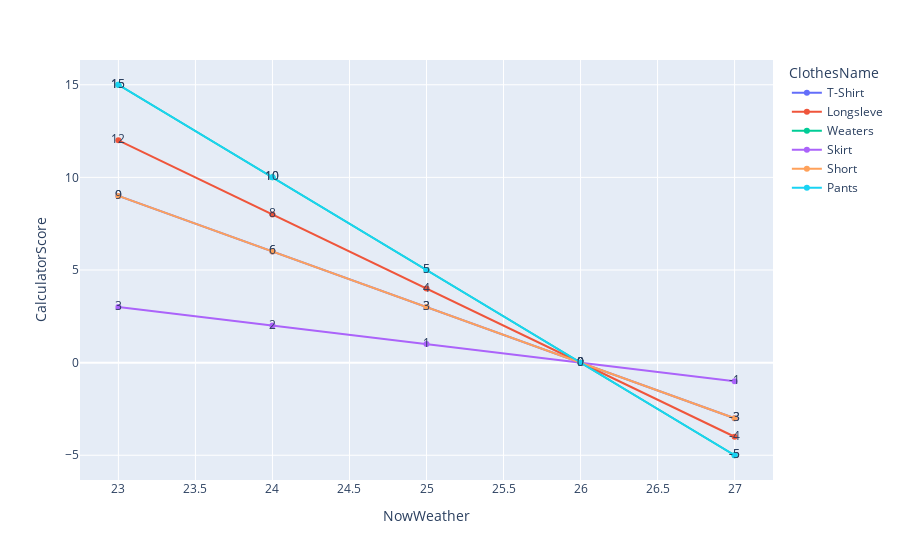

The code cell stored with this chart in its notebook:
### Code cell
fig = px.line(df_sigle_show, 
    x = 'NowWeather',
    y = 'CalculatorScore',
    color = 'ClothesName',
    text="CalculatorScore")
fig.show()

# fig = px

### Figure 1 — Plotly figure (JSON) as saved in the notebook; plotly's stock layout.template omitted (floating-point values rounded to 4 significant figures)
{"data": [{"hovertemplate": "ClothesName=T-Shirt<br>NowWeather=%{x}<br>CalculatorScore=%{text}<extra></extra>", "legendgroup": "T-Shirt", "line": {"color": "#636efa", "dash": "solid"}, "marker": {"symbol": "circle"}, "mode": "text+markers+lines", "name": "T-Shirt", "orientation": "v", "showlegend": true, "text": [9, 6, 3, 0, -3], "type": "scatter", "x": [23, 24, 25, 26, 27], "xaxis": "x", "y": [9, 6, 3, 0, -3], "yaxis": "y"}, {"hovertemplate": "ClothesName=Longsleve<br>NowWeather=%{x}<br>CalculatorScore=%{text}<extra></extra>", "legendgroup": "Longsleve", "line": {"color": "#EF553B", "dash": "solid"}, "marker": {"symbol": "circle"}, "mode": "text+markers+lines", "name": "Longsleve", "orientation": "v", "showlegend": true, "text": [12, 8, 4, 0, -4], "type": "scatter", "x": [23, 24, 25, 26, 27], "xaxis": "x", "y": [12, 8, 4, 0, -4], "yaxis": "y"}, {"hovertemplate": "ClothesName=Weaters<br>NowWeather=%{x}<br>CalculatorScore=%{text}<extra></extra>", "legendgroup": "Weaters", "line": {"color": "#00cc96", "dash": "solid"}, "marker": {"symbol": "circle"}, "mode": "text+markers+lines", "name": "Weaters", "orientation": "v", "showlegend": true, "text": [15, 10, 5, 0, -5], "type": "scatter", "x": [23, 24, 25, 26, 27], "xaxis": "x", "y": [15, 10, 5, 0, -5], "yaxis": "y"}, {"hovertemplate": "ClothesName=Skirt<br>NowWeather=%{x}<br>CalculatorScore=%{text}<extra></extra>", "legendgroup": "Skirt", "line": {"color": "#ab63fa", "dash": "solid"}, "marker": {"symbol": "circle"}, "mode": "text+markers+lines", "name": "Skirt", "orientation": "v", "showlegend": true, "text": [3, 2, 1, 0, -1], "type": "scatter", "x": [23, 24, 25, 26, 27], "xaxis": "x", "y": [3, 2, 1, 0, -1], "yaxis": "y"}, {"hovertemplate": "ClothesName=Short<br>NowWeather=%{x}<br>CalculatorScore=%{text}<extra></extra>", "legendgroup": "Short", "line": {"color": "#FFA15A", "dash": "solid"}, "marker": {"symbol": "circle"}, "mode": "text+markers+lines", "name": "Short", "orientation": "v", "showlegend": true, "text": [9, 6, 3, 0, -3], "type": "scatter", "x": [23, 24, 25, 26, 27], "xaxis": "x", "y": [9, 6, 3, 0, -3], "yaxis": "y"}, {"hovertemplate": "ClothesName=Pants<br>NowWeather=%{x}<br>CalculatorScore=%{text}<extra></extra>", "legendgroup": "Pants", "line": {"color": "#19d3f3", "dash": "solid"}, "marker": {"symbol": "circle"}, "mode": "text+markers+lines", "name": "Pants", "orientation": "v", "showlegend": true, "text": [15, 10, 5, 0, -5], "type": "scatter", "x": [23, 24, 25, 26, 27], "xaxis": "x", "y": [15, 10, 5, 0, -5], "yaxis": "y"}], "layout": {"legend": {"title": {"text": "ClothesName"}, "tracegroupgap": 0}, "margin": {"t": 60}, "xaxis": {"anchor": "y", "domain": [0, 1], "title": {"text": "NowWeather"}}, "yaxis": {"anchor": "x", "domain": [0, 1], "title": {"text": "CalculatorScore"}}}}
